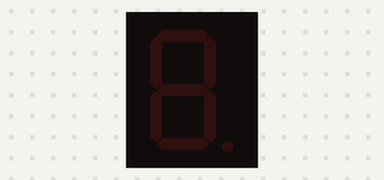
A sketch run on a simulated Arduino Uno, built with avr-gcc and run on an emulated ATmega328P. Parts: 1-digit seven-segment display. Wiring (inferred from the names in the program): 1-digit 7-segment display, segments lit when HIGH: segments pin 2, pin 3, pin 4, pin 5, pin 6, pin 7, pin 8, pin 9. The segment pins are drawn as the display they are named for.

Above: at 0.1 s.
At 1.1 s:
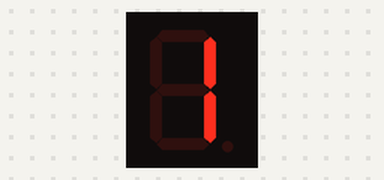
At 2.1 s:
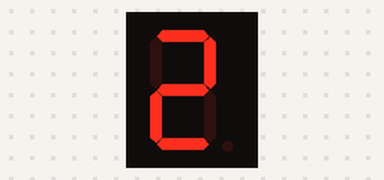
At 5.1 s:
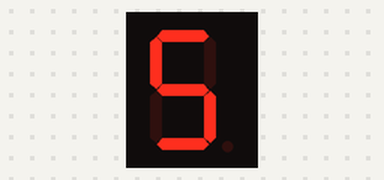
At 7.1 s:
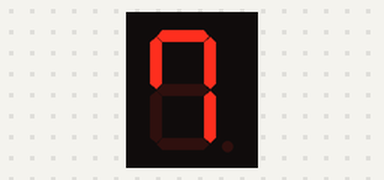
At 10.1 s:
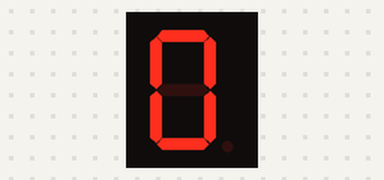

Measured:
- by itself, everything shown: repeats every 10.0 s, in 10 steps
- what the display in image 1 shows lasts 1.0 s, from 1.0 s to 2.0 s

The sketch:

CH_37_02.ino
```cpp
// 0에서 9까지 숫자 표현을 위한 세그먼트 a, b, c, d, e, f, g, dp의 패턴
byte patterns[] = {
  0x3F, 0x06, 0x5B, 0x4F, 0x66, 0x6D, 0x7D, 0x27, 0x7F, 0x67
};
// 7세그먼트 연결 핀 : a, b, c, d, e, f, g, dp 순서
int pins[] = { 2, 3, 4, 5, 6, 7, 8, 9 };

int index = 0;        // 현재 출력하는 숫자
unsigned long time_previous;

void setup() {
  for (int i = 0; i < 8; i++) {     // 7세그먼트 연결 핀을 출력으로 설정
    pinMode(pins[i], OUTPUT);
  }
  time_previous = millis();
}

void loop() {
  unsigned long time_current = millis();  // 현재 시각

  if (time_current - time_previous >= 1000) { // 폴링 방식의 검사
    time_previous = time_current; // 시간 갱신

    index = (index + 1) % 10;   // 0~9 반복
    displayOneDigit(index);   // 숫자 표시
  }
}

void displayOneDigit(byte n) {    // 0~9 사이 숫자 표시
  for (int i = 0; i < 8; i++) {   // 7세그먼트에 표시
    boolean on_off = bitRead(patterns[n], i);
    digitalWrite(pins[i], on_off);
  }
}
```
